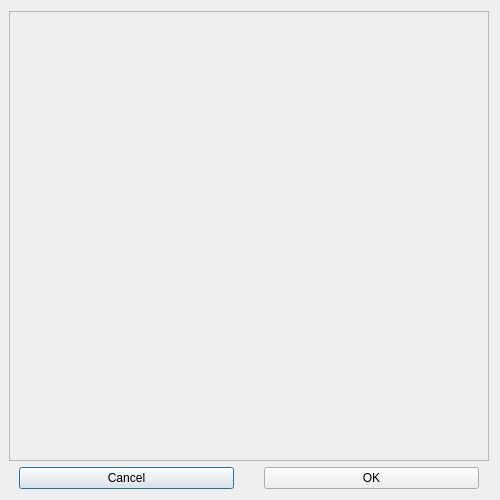
<?xml version="1.0" encoding="UTF-8"?>
<ui version="4.0">
 <class>MeasurementDialog</class>
 <widget class="QDialog" name="MeasurementDialog">
  <property name="geometry">
   <rect>
    <x>0</x>
    <y>0</y>
    <width>500</width>
    <height>500</height>
   </rect>
  </property>
  <property name="windowTitle">
   <string>Dialog</string>
  </property>
  <layout class="QGridLayout" name="gridLayout" rowstretch="24,1" columnstretch="0">
   <property name="leftMargin">
    <number>9</number>
   </property>
   <item row="1" column="0">
    <widget class="QWidget" name="widget" native="true">
     <layout class="QGridLayout" name="gridLayout_2">
      <property name="leftMargin">
       <number>10</number>
      </property>
      <property name="topMargin">
       <number>0</number>
      </property>
      <property name="rightMargin">
       <number>10</number>
      </property>
      <property name="bottomMargin">
       <number>0</number>
      </property>
      <property name="horizontalSpacing">
       <number>30</number>
      </property>
      <item row="0" column="0">
       <widget class="QPushButton" name="pushButton_cancel">
        <property name="sizePolicy">
         <sizepolicy hsizetype="Preferred" vsizetype="Preferred">
          <horstretch>0</horstretch>
          <verstretch>0</verstretch>
         </sizepolicy>
        </property>
        <property name="text">
         <string>Cancel</string>
        </property>
       </widget>
      </item>
      <item row="0" column="1">
       <widget class="QPushButton" name="pushButton_ok">
        <property name="sizePolicy">
         <sizepolicy hsizetype="Preferred" vsizetype="Preferred">
          <horstretch>0</horstretch>
          <verstretch>0</verstretch>
         </sizepolicy>
        </property>
        <property name="text">
         <string>OK</string>
        </property>
       </widget>
      </item>
     </layout>
    </widget>
   </item>
   <item row="0" column="0">
    <widget class="QWidget" name="widget_2" native="true">
     <layout class="QGridLayout" name="gridLayout_3">
      <property name="leftMargin">
       <number>0</number>
      </property>
      <property name="topMargin">
       <number>0</number>
      </property>
      <property name="rightMargin">
       <number>0</number>
      </property>
      <property name="bottomMargin">
       <number>0</number>
      </property>
      <property name="spacing">
       <number>0</number>
      </property>
      <item row="0" column="0">
       <widget class="QScrollArea" name="scrollArea">
        <property name="widgetResizable">
         <bool>true</bool>
        </property>
        <widget class="QWidget" name="scrollAreaWidgetContents">
         <property name="geometry">
          <rect>
           <x>0</x>
           <y>0</y>
           <width>480</width>
           <height>451</height>
          </rect>
         </property>
        </widget>
       </widget>
      </item>
     </layout>
    </widget>
   </item>
  </layout>
 </widget>
 <resources/>
 <connections/>
</ui>
